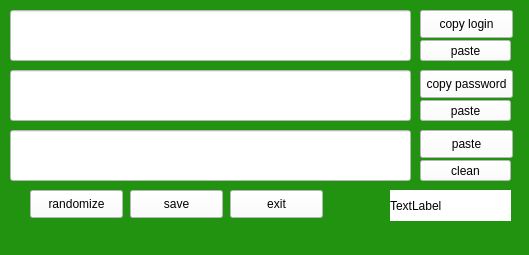
<?xml version="1.0" encoding="UTF-8"?>
<ui version="4.0">
 <class>MainWindow</class>
 <widget class="QMainWindow" name="MainWindow">
  <property name="geometry">
   <rect>
    <x>0</x>
    <y>0</y>
    <width>529</width>
    <height>255</height>
   </rect>
  </property>
  <property name="tabletTracking">
   <bool>false</bool>
  </property>
  <property name="contextMenuPolicy">
   <enum>Qt::PreventContextMenu</enum>
  </property>
  <property name="windowTitle">
   <string>MainWindow</string>
  </property>
  <property name="styleSheet">
   <string notr="true">background-color: rgb(34, 147, 17)
</string>
  </property>
  <property name="documentMode">
   <bool>false</bool>
  </property>
  <widget class="QWidget" name="centralwidget">
   <widget class="QLineEdit" name="lineEdit">
    <property name="geometry">
     <rect>
      <x>10</x>
      <y>10</y>
      <width>401</width>
      <height>51</height>
     </rect>
    </property>
    <property name="styleSheet">
     <string notr="true">background-color:rgb(255, 255, 255)</string>
    </property>
   </widget>
   <widget class="QPushButton" name="pushButton">
    <property name="geometry">
     <rect>
      <x>420</x>
      <y>10</y>
      <width>93</width>
      <height>28</height>
     </rect>
    </property>
    <property name="styleSheet">
     <string notr="true">background-color:rgb(255, 255, 255)</string>
    </property>
    <property name="text">
     <string>copy login</string>
    </property>
   </widget>
   <widget class="QPushButton" name="pushButton_2">
    <property name="geometry">
     <rect>
      <x>130</x>
      <y>190</y>
      <width>93</width>
      <height>28</height>
     </rect>
    </property>
    <property name="styleSheet">
     <string notr="true">background-color:rgb(255, 255, 255)</string>
    </property>
    <property name="text">
     <string>save</string>
    </property>
   </widget>
   <widget class="QPushButton" name="pushButton_3">
    <property name="geometry">
     <rect>
      <x>30</x>
      <y>190</y>
      <width>93</width>
      <height>28</height>
     </rect>
    </property>
    <property name="styleSheet">
     <string notr="true">background-color:rgb(255, 255, 255)</string>
    </property>
    <property name="text">
     <string>randomize</string>
    </property>
   </widget>
   <widget class="QPushButton" name="pushButton_4">
    <property name="geometry">
     <rect>
      <x>420</x>
      <y>70</y>
      <width>93</width>
      <height>28</height>
     </rect>
    </property>
    <property name="styleSheet">
     <string notr="true">background-color:rgb(255, 255, 255)</string>
    </property>
    <property name="text">
     <string>copy password</string>
    </property>
   </widget>
   <widget class="QPushButton" name="pushButton_5">
    <property name="geometry">
     <rect>
      <x>230</x>
      <y>190</y>
      <width>93</width>
      <height>28</height>
     </rect>
    </property>
    <property name="styleSheet">
     <string notr="true">background-color:rgb(255, 255, 255)</string>
    </property>
    <property name="text">
     <string>exit</string>
    </property>
   </widget>
   <widget class="QLineEdit" name="lineEdit_2">
    <property name="geometry">
     <rect>
      <x>10</x>
      <y>70</y>
      <width>401</width>
      <height>51</height>
     </rect>
    </property>
    <property name="styleSheet">
     <string notr="true">background-color:rgb(255, 255, 255)</string>
    </property>
   </widget>
   <widget class="QLineEdit" name="lineEdit_3">
    <property name="geometry">
     <rect>
      <x>10</x>
      <y>130</y>
      <width>401</width>
      <height>51</height>
     </rect>
    </property>
    <property name="styleSheet">
     <string notr="true">background-color:rgb(255, 255, 255)</string>
    </property>
   </widget>
   <widget class="QPushButton" name="pushButton_6">
    <property name="geometry">
     <rect>
      <x>420</x>
      <y>130</y>
      <width>93</width>
      <height>28</height>
     </rect>
    </property>
    <property name="styleSheet">
     <string notr="true">background-color:rgb(255, 255, 255)</string>
    </property>
    <property name="text">
     <string>paste</string>
    </property>
   </widget>
   <widget class="QPushButton" name="pushButton_7">
    <property name="geometry">
     <rect>
      <x>420</x>
      <y>160</y>
      <width>91</width>
      <height>21</height>
     </rect>
    </property>
    <property name="styleSheet">
     <string notr="true">background-color:rgb(255, 255, 255)</string>
    </property>
    <property name="text">
     <string>clean</string>
    </property>
   </widget>
   <widget class="QLabel" name="label">
    <property name="geometry">
     <rect>
      <x>390</x>
      <y>190</y>
      <width>121</width>
      <height>31</height>
     </rect>
    </property>
    <property name="styleSheet">
     <string notr="true">background-color:rgb(255, 255, 255)</string>
    </property>
    <property name="text">
     <string>TextLabel</string>
    </property>
   </widget>
   <widget class="QPushButton" name="pushButton_8">
    <property name="geometry">
     <rect>
      <x>420</x>
      <y>100</y>
      <width>91</width>
      <height>21</height>
     </rect>
    </property>
    <property name="styleSheet">
     <string notr="true">background-color:rgb(255, 255, 255)</string>
    </property>
    <property name="text">
     <string>paste</string>
    </property>
   </widget>
   <widget class="QPushButton" name="pushButton_9">
    <property name="geometry">
     <rect>
      <x>420</x>
      <y>40</y>
      <width>91</width>
      <height>21</height>
     </rect>
    </property>
    <property name="styleSheet">
     <string notr="true">background-color:rgb(255, 255, 255)</string>
    </property>
    <property name="text">
     <string>paste</string>
    </property>
   </widget>
  </widget>
  <widget class="QStatusBar" name="statusbar"/>
 </widget>
 <resources/>
 <connections/>
</ui>
